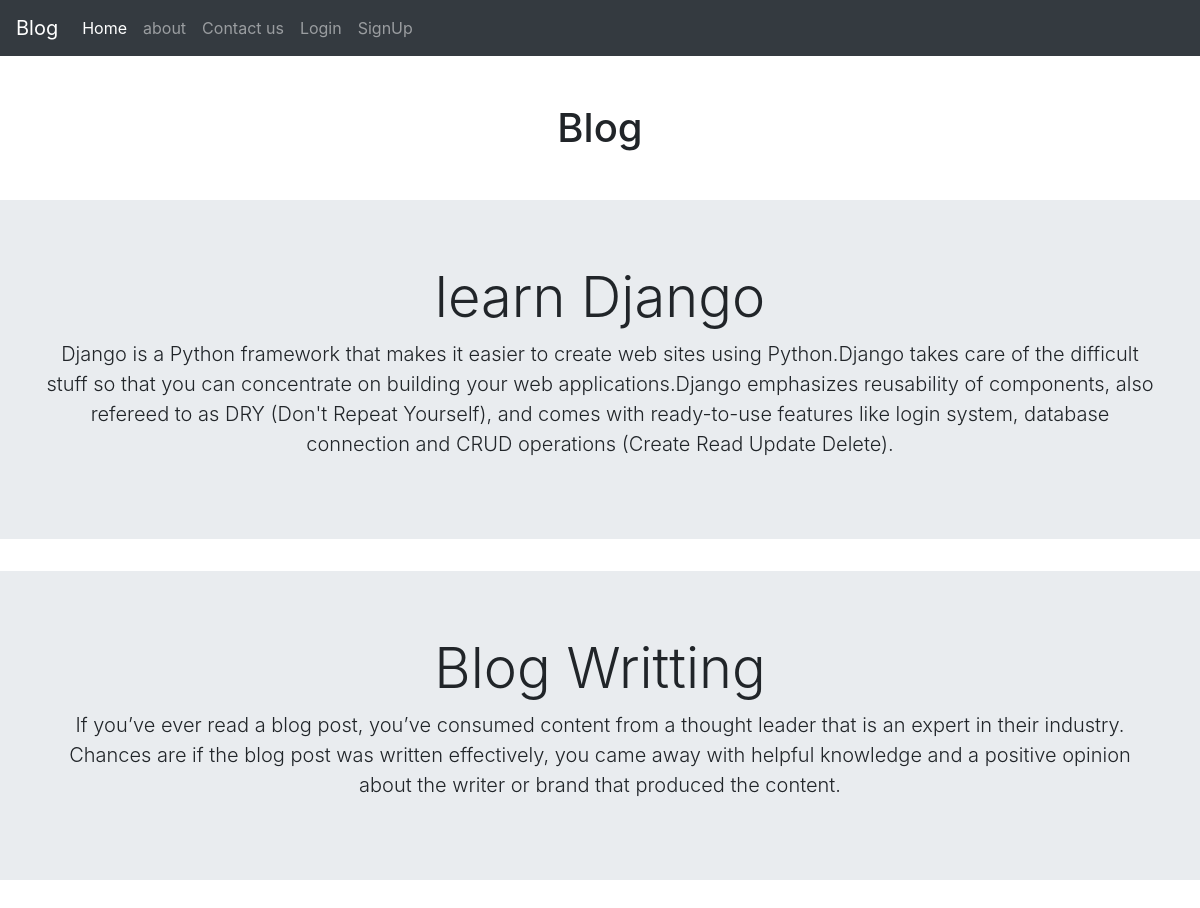
The page / on the database its author committed.
### pc/models.py (models this page shows)
class post(models.Model):
    title=models.CharField(max_length=150)
    desc=models.TextField()

### pc/views.py (the view)
# urls.py: path("",views.index,name='pc'),
def index(request):
      posts=post.objects.all()
      return render(request,"index.html",{'posts':posts})

### templates/index.html (shortened to what this page needs)
{% extends 'base.html' %}
{% block body %}
<h1 class='text-black my-5 text-center'>Blog</h1>
{% for post in posts %}
<div class="jumbotron jumbotron-fluid text-center">
   <div class="container">
     <h1 class="display-4">{{post.title}}</h1>
     <p class="lead">{{post.desc}}</p>
   </div>
 </div>
 {% endfor%}
{% endblock body %}

### templates/base.html (shortened to what this page needs)
<!DOCTYPE>
<html>
<head>
    <link rel="stylesheet" href="https://cdn.jsdelivr.net/npm/bootstrap@4.1.3/dist/css/bootstrap.min.css">
</head>
<body>
    <nav class="navbar navbar-expand-lg navbar-dark bg-dark">
        <a class="navbar-brand" href="#">Blog</a>
        <div class="collapse navbar-collapse" id="navbarSupportedContent">
          <ul class="navbar-nav mr-auto">
            <li class="nav-item active">
              <a class="nav-link" href="#">Home <span class="sr-only">(current)</span></a>
            </li>
            <li class="nav-item">
              <a class="nav-link" href="about">about</a>
            </li>
            <li class="nav-item ">
              <a class="nav-link " href="contact">
               Contact us
              </a>
            </li>
            {% if login %}
            <li class="nav-item ">
              <a class="nav-link " href="dashboard">
               Dashboard
              </a>
            </li>
            <li class="nav-item ">
              <a class="nav-link " href="{% url 'logout'%}">
               Logout
              </a>
            </li>
            {% else %}
            <li class="nav-item">
              <a class="nav-link " href="login" tabindex="-1" aria-disabled="true">Login</a>
            </li>
            <li class="nav-item ">
                <a class="nav-link " href="signup">
                SignUp
                </a>
              </li>
              {% endif %}
          </ul>
        </div>
      </nav>
      {% block body %}{% endblock body %}
</body>
</html>

### rows shown on the page
post: title "learn Django", desc "Django is a Python framework that makes it easier to create web sites using Python.Django takes care of the difficult stuff so that you can concentrate on building your web applications.Django emphasizes reusability of components, also refereed to as DRY (Don't Repeat Yourself), and comes with ready-to-use features like login system, database connection and CRUD operations (Create Read Update Delete)."
post: title "Blog Writting", desc "If you’ve ever read a blog post, you’ve consumed content from a thought leader that is an expert in their industry. Chances are if the blog post was written effectively, you came away with helpful knowledge and a positive opinion about the writer or brand that produced the content."
